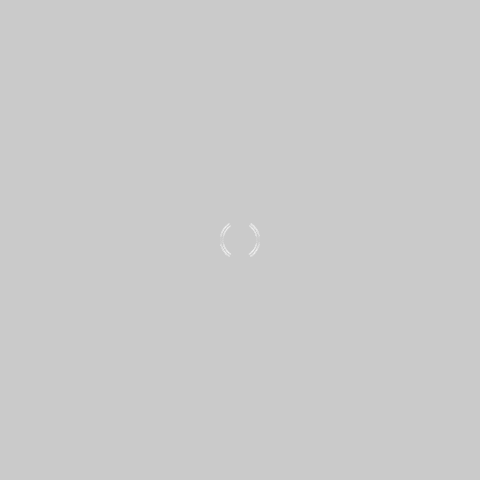
Frame 1 (no input)
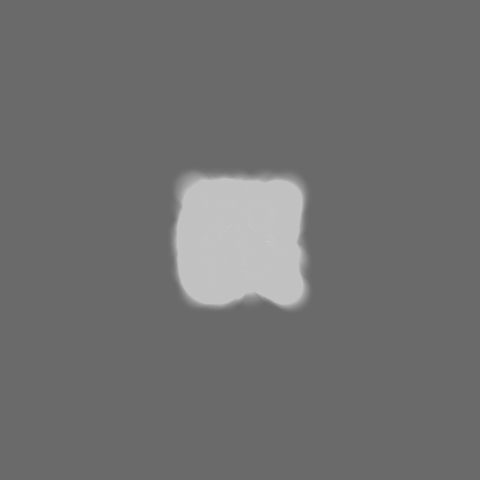
Frame 60 (no input)
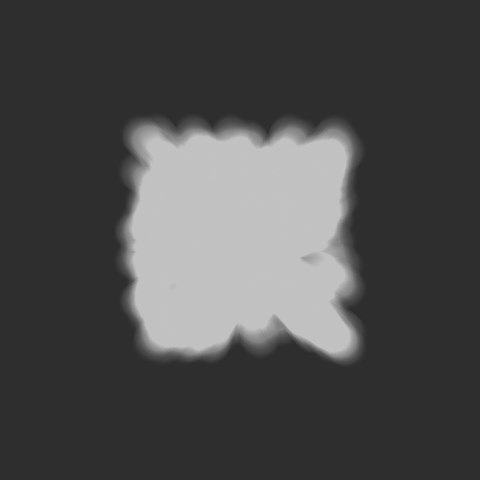
Frame 120 (the mouse pressed at the canvas centre since frame 60)

The p5.js sketch that drew these frames (run headless with seeded random() and noise() and a simulated clock; from frame 60 on, the mouse is pressed at the canvas centre):

// p5.js sketch
// ── sketch.js
// InfintityAndBeyond (p5.js 2.3.4 port of a #p5t Processing sketch)
// https://github.com/madparker/-p5t/blob/main/%23p5t/ArtSketch/09_28_2020/InfintityAndBeyond/InfintityAndBeyond.pde
// #p5t/ArtSketch/09_28_2020/InfintityAndBeyond/InfintityAndBeyond.pde

class P {
  constructor() {
    this.s = random(-0.1, 0.1);
    this.u = random(-0.1, 0.1);
    this.x = c;
    this.y = c;
    this.i = 0;
  }

  d() {
    for (this.i = 0; this.i < 9; )
      circle(
        (this.x =
          this.x < 0 ? (this.x = n) : this.x > n ? (this.x = 0) : this.x + this.s),
        (this.y =
          this.y < 0 ? (this.y = n) : this.y > n ? (this.y = 0) : this.y + this.u),
        this.i++ * 5
      );
  }
}

let j = 0,
  c = 240,
  n = 480;
let p = new Array(c);

function setup() {
  createCanvas(480, 480); // frame.setSize(480, 480) in draw()
  background(204); // Processing default background
}

function draw() {
  noStroke();
  while (j < c) p[j++] = new P();
  fill(0, 3);
  square(0, 0, n);
  fill(c, 2);
  for (const o of p) o.d();
}
//#p5t

// ---- Original Processing source: #p5t/ArtSketch/09_28_2020/InfintityAndBeyond/InfintityAndBeyond.pde
/*
class P {
  float s=random(-.1,.1), u=random(-.1,.1), x=c, y=c, i;
  void d() {
    for (i=0; i<9; )circle(x=x<0?x=n:x>n?x=0:x+s,y=y<0?y=n:y>n?y=0:y+u,i++*5);
  }
}

int j, c=240, n=480;
P[] p=new P[c];
void draw() {
  frame.setSize(n, n);
  noStroke();
  while (j<c)p[j++]=new P();
  fill(0, 3);
  square(0, 0, n);
  fill(c, 2);
  for (P o:p)o.d();
}//#p5t
*/
